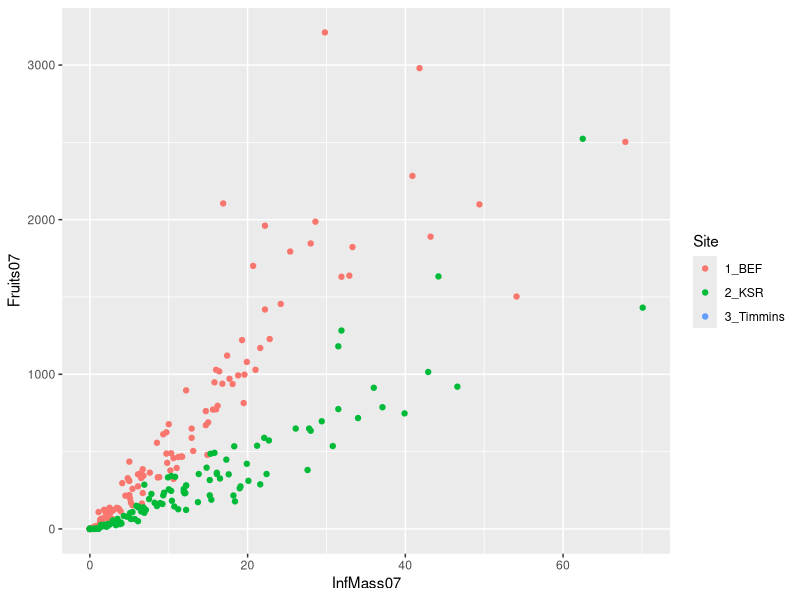
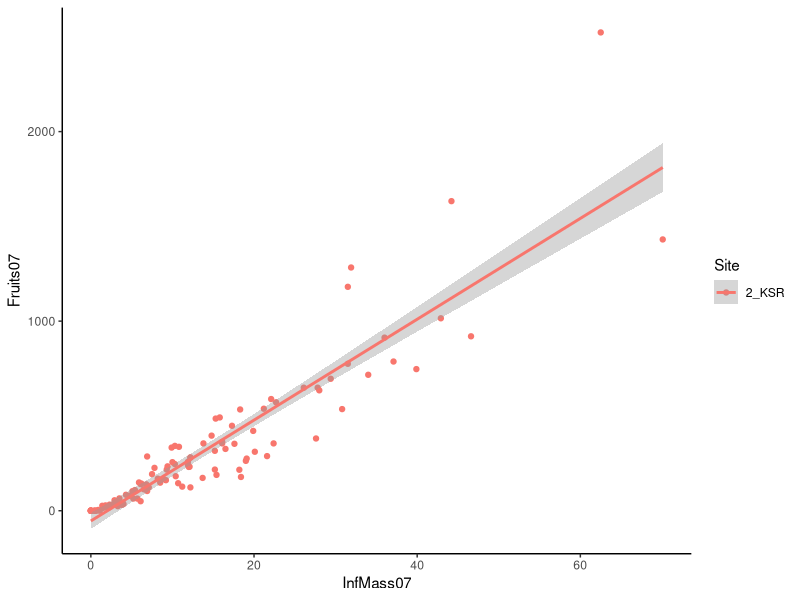
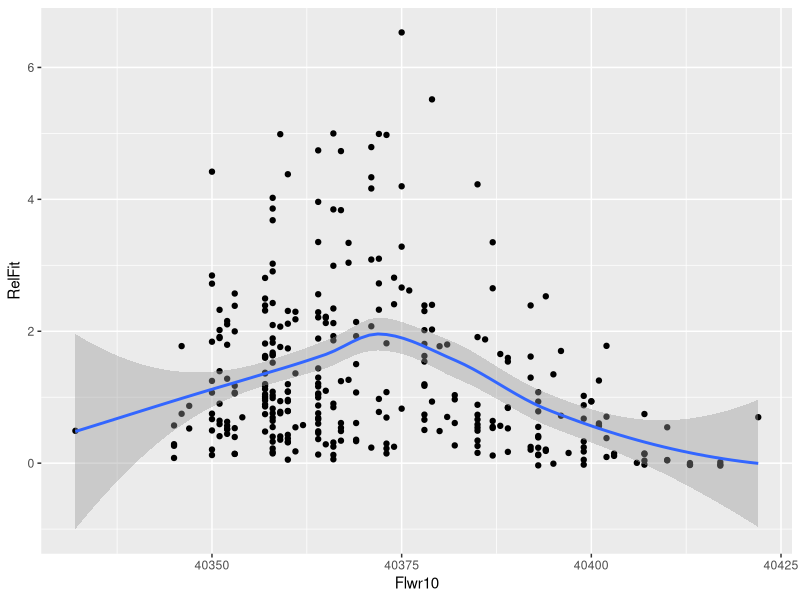
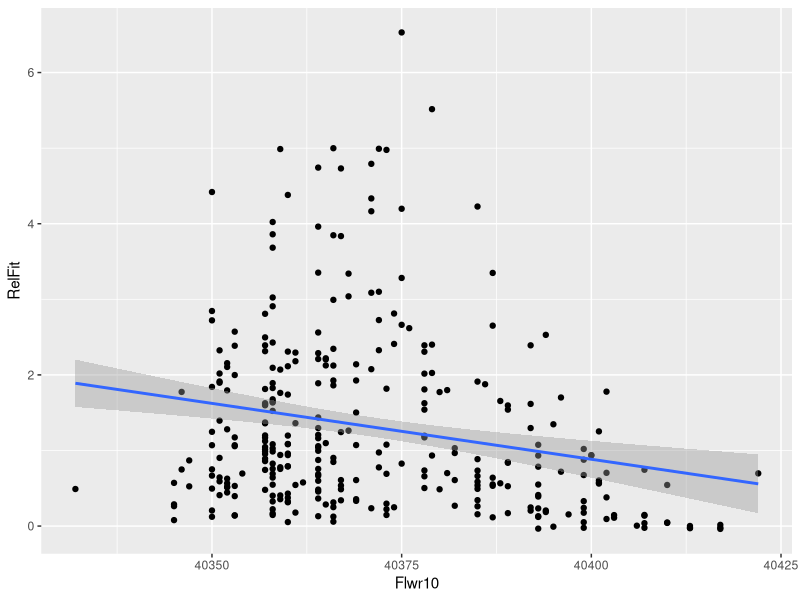
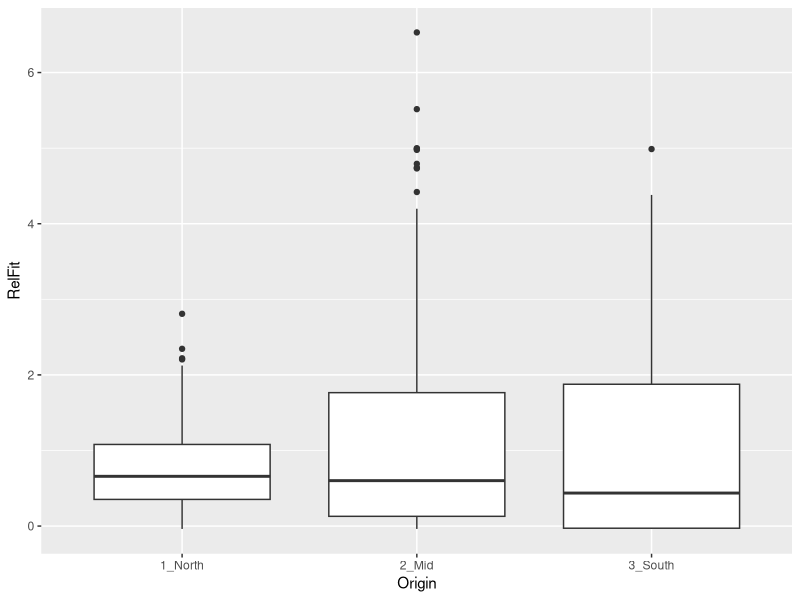
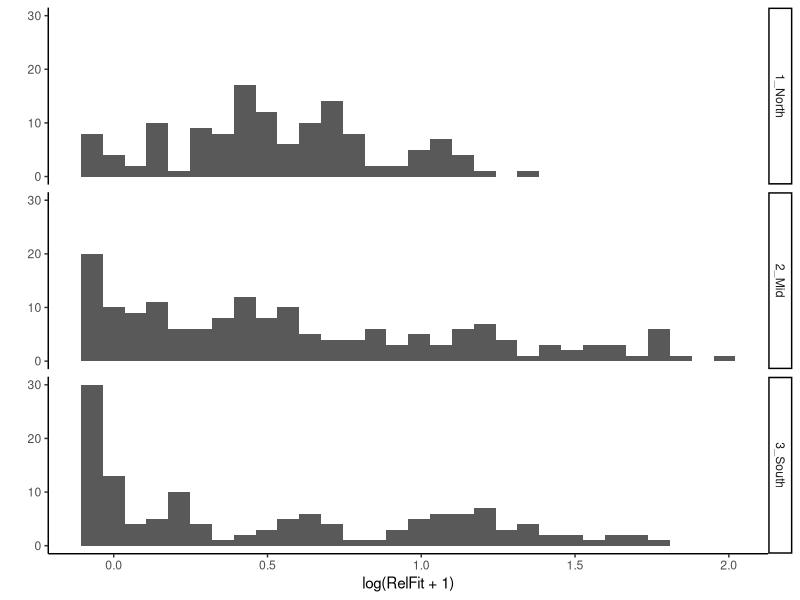
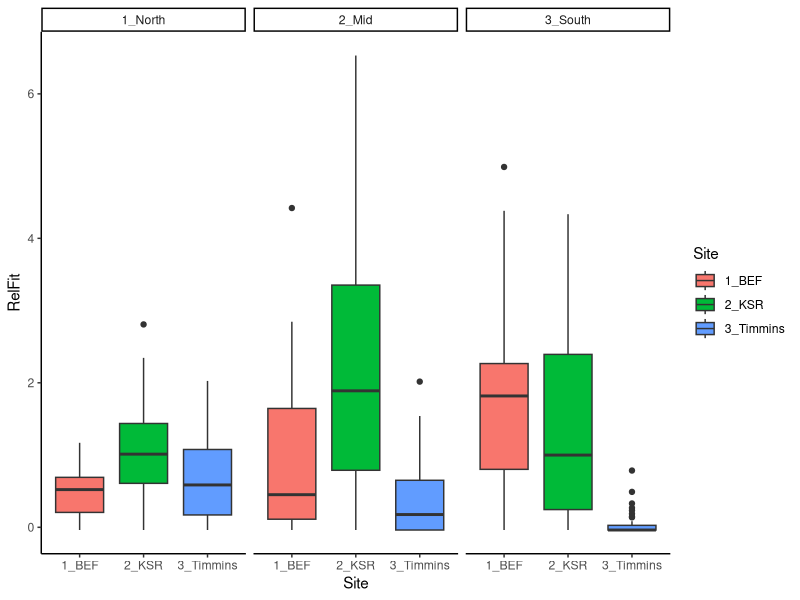

The R script that drew these images, in order:
LyDat<-read.csv("./Lythrum2013Data.csv")

View(LyDat) # Inspect the data

str(LyDat) # Structure of the data

library(ggplot2) # Import ggplot2 library

# Scatterplot of infructescence biomass by number of fruits
qplot(x=InfMass07,y=Fruits07,data=LyDat,colour=Site)

LyDat$Site[136:285] # Subset only KSR sites in the Site column

KSR<-LyDat[136:285,] # Subset only KSR sites in the LyDat data.frame object

# Plot only KSR data
qplot(x=InfMass07,y=Fruits07,data=KSR,colour=Site) + theme_classic() +
  geom_smooth(method="lm")

# Estimate the equation for the line of Fruits ~ InfMass07
mod1<-lm(Fruits07~InfMass07,data=KSR)
summary(mod1)

# Add a new column to LyDat containing total Infructescence biomass for 2007-2010
LyDat$InfMassTot<-LyDat$InfMass07+LyDat$InfMass08+LyDat$InfMass09+LyDat$InfMass10

# Problem: Adding columns with NA returns NA

# New data frame replacing NAs with zero
LyDat0<-LyDat
LyDat0[is.na(LyDat0)]<-0

# Use LyDat0 as an index for LyDat
LyDat$InfMassTot<-LyDat0$InfMass07+LyDat0$InfMass08+LyDat0$InfMass09+LyDat0$InfMass10

# Add Column for Total Fruit Number called FruitTot
LyDat$FruitTot<-LyDat$InfMassTot*26.6-53.986
# Add a column for relative fitness
LyDat$RelFit<-LyDat$FruitTot/mean(LyDat$FruitTot,na.rm=T) 
# na.rm=T removes NAs when calculating the mean. 
# Otherwise it will return NA instead of the mean.

# Visualize Relative Fitness for Flowering Date in 2010
qplot(x=Flwr10,y=RelFit,data=LyDat)+geom_smooth()
qplot(x=Flwr10,y=RelFit,data=LyDat)+geom_smooth(method=lm)

# Test for directional selection
# IMPORTANT: Must use relative fitness (divided by mean fitness)

# Test for stabilizing selection using a quadratic equation
mod2<-lm(RelFit~Flwr10+I(Flwr10^2),data=LyDat)
summary(mod2)

Origin<-gsub("\\d","",LyDat$Mat)
Origin<-gsub("[A-C]","1_North",Origin)
Origin<-gsub("[E-J]","2_Mid",Origin)
Origin<-gsub("[S-T]","3_South",Origin)

LyDat$Origin<-Origin

# Test for local adaptation
mod3<-lm(log(RelFit+1)~Site+Origin+Site:Origin,data=LyDat)
# Shorthand
mod3<-lm(log(RelFit+1)~Site*Origin,data=LyDat)
summary(mod3)
qplot(x=Origin,y=RelFit,data=LyDat,geom="boxplot")
# Inspect distribution of RelFit
qplot(x=log(RelFit+1),data=LyDat,facets=Origin~.)+theme_classic()

# Approximate local adaptation figure
qplot(x=Site,y=RelFit,data=LyDat,geom="boxplot",
      facets=.~Origin,shape=Site,fill=Site)+theme_classic()

# Mixed Effects
library(lme4)
# Mixed effects models include random effects
# Random effects are added with +()
LMM1<-lmer(log(RelFit+1)~Site*Origin+(1|Mat),data=LyDat)
summary(LMM1)
# Compare to a simple model
LMM0<-lmer(log(RelFit+1)~1+(1|Mat),data=LyDat)
summary(LMM0)
# Different among-family variances for each Origin
LMM2<-lmer(log(RelFit+1)~Site*Origin+(Origin|Mat),data=LyDat)
summary(LMM2)

# Do origins differ in among-family variance?
# Use a likelihood ratio test
anova(LMM2,LMM1)


library(lme4)
lmer(log(RelFit+1)~Site*Origin+(1|Mat),data=LyDat)


